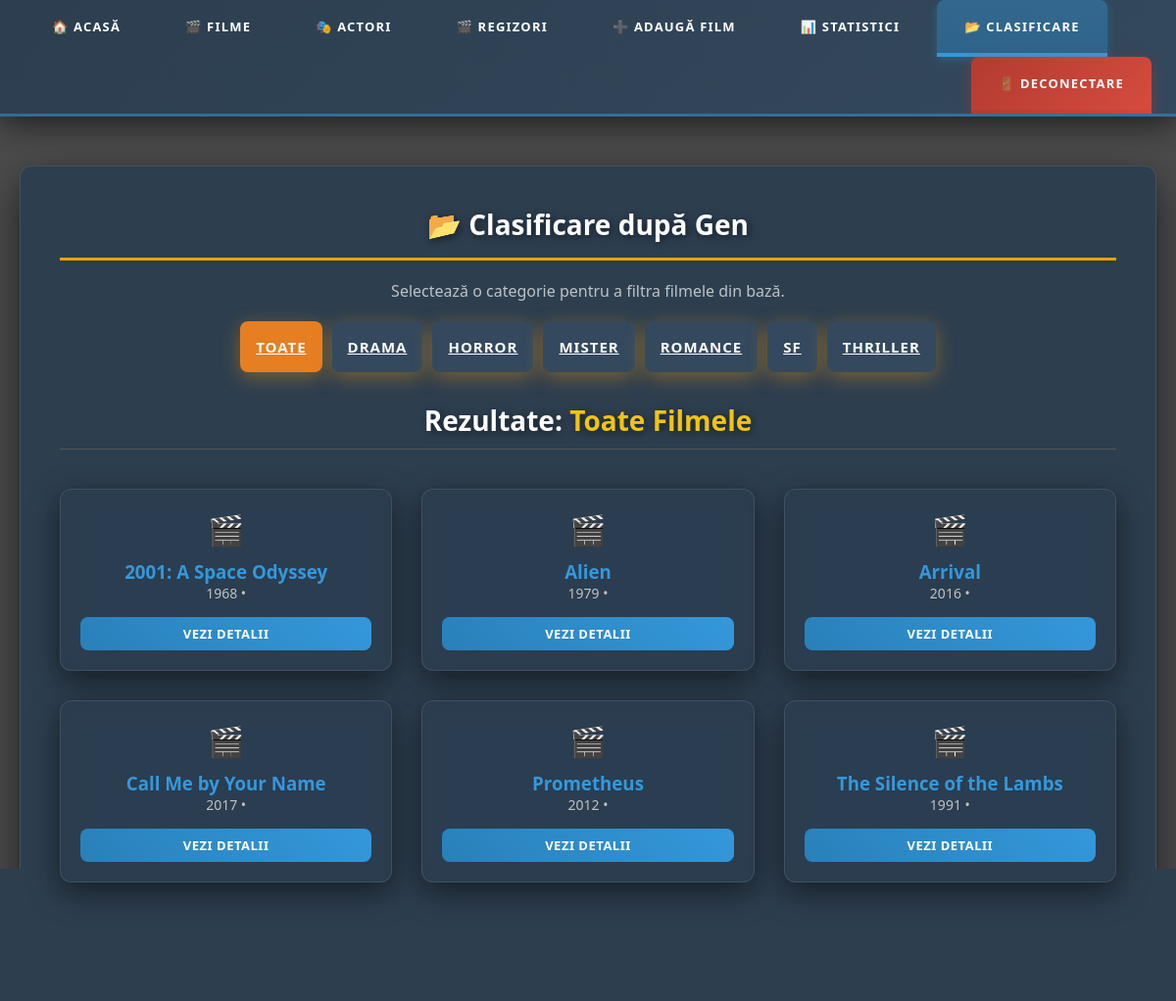
Page /clasificare.php (signed in) on the committed database.
### tables this page shows
CREATE TABLE gen
(
    id_gen int auto_increment primary key,
    nume_gen varchar(50) not null,
    detalii_gen varchar(255)
);

CREATE TABLE film 
(
    id_film int auto_increment primary key,
    nume_film varchar(150) not null,
    an_aparitie int,
    durata int,
    id_regizor int,
    foreign key (id_regizor) references regizor(id_regizor) on delete set null
);

### clasificare.php (the view, shortened to what this page needs)
<?php
require_once 'config.php';
include 'header.php';
$id_gen_selectat = isset($_GET['id_gen']) ? intval($_GET['id_gen']) : 0;
$nume_gen_curent = "Toate Filmele";
?>
<div class="container">
    <div class="form-card">
        <h1>📂 Clasificare după Gen</h1>
        <p style="text-align: center; color: #bdc3c7; margin-bottom: 20px;">
            Selectează o categorie pentru a filtra filmele din bază.
        </p>
        <div style="display: flex; flex-wrap: wrap; gap: 10px; justify-content: center; margin-bottom: 30px;">
            <a href="clasificare.php"
               class="btn-submit"
               style="width: auto; margin: 0; background: <?php echo ($id_gen_selectat == 0) ? '#e67e22' : '#34495e'; ?>;">
               Toate
            </a>
            <?php
            $res_genuri = $mysqli->query("SELECT * FROM gen ORDER BY nume_gen ASC");
            while($g = $res_genuri->fetch_assoc()) {
                $activ = ($id_gen_selectat == $g['id_gen']);
                $culoare = $activ ? '#e67e22' : '#34495e';
                echo '<a href="clasificare.php?id_gen='.$g['id_gen'].'"
                         class="btn-submit"
                         style="width: auto; margin: 0; background: '.$culoare.';">
                         '.htmlspecialchars($g['nume_gen']).'
                      </a>';
            }
            ?>
        </div>
        <h2 style="border-bottom: 1px solid #555; padding-bottom: 10px;">
            Rezultate: <span style="color: #f1c40f;"><?php echo htmlspecialchars($nume_gen_curent); ?></span>
        </h2>
        <div class="dashboard-grid">
            <?php
            if ($id_gen_selectat > 0) {
                $sql = "SELECT f.id_film, f.nume_film, f.an_aparitie, r.nume_regizor
                        FROM film f
                        LEFT JOIN regizor r ON f.id_regizor = r.id_regizor
                        JOIN film_gen fg ON f.id_film = fg.id_film
                        WHERE fg.id_gen = $id_gen_selectat
                        ORDER BY f.nume_film ASC";
            } else {
                $sql = "SELECT f.id_film, f.nume_film, f.an_aparitie, r.nume_regizor
                        FROM film f
                        LEFT JOIN regizor r ON f.id_regizor = r.id_regizor
                        ORDER BY f.nume_film ASC";
            }
            $result = $mysqli->query($sql);
            if ($result && $result->num_rows > 0) {
                while($row = $result->fetch_assoc()) {
                    ?>
                    <div class="card" style="text-align: center; padding: 20px;">
                        <div style="font-size: 30px; margin-bottom: 10px;">🎬</div>
                        <h3>
                            <a href="detalii.php?id=<?php echo $row['id_film']; ?>" style="text-decoration: none; color: #3498db;">
                                <?php echo htmlspecialchars($row['nume_film']); ?>
                            </a>
                        </h3>
                        <p style="color: #bdc3c7; font-size: 14px;">
                            <?php echo $row['an_aparitie']; ?> • <?php echo htmlspecialchars($row['nume_regizor']); ?>
                        </p>
                        <a href="detalii.php?id=<?php echo $row['id_film']; ?>" class="action-btn" style="margin-top: 15px; padding: 8px;">Vezi Detalii</a>
                    </div>
                    <?php
                }
            } else {
                echo "<p style='grid-column: 1/-1; text-align: center; padding: 20px; color: #e74c3c;'>
                        Nu există filme în categoria '$nume_gen_curent'.
                      </p>";
            }
            ?>
        </div>
        <div style="text-align: center; margin-top: 30px;">
            <a href="dashboard.php" class="btn-back">⬅ Înapoi la Dashboard</a>
        </div>
    </div>
</div>
</body>
</html>

### header.php (shortened to what this page needs)
<!DOCTYPE html>
<html lang="ro">
<head>
    <link rel="stylesheet" href="style.css">
</head>
<body>
<?php
$current_page = basename($_SERVER['PHP_SELF']);
?>
<div class="nav-bar">
    <a href="dashboard.php" class="<?php echo ($current_page == 'dashboard.php') ? 'active' : ''; ?>">
        🏠 Acasă
    </a>
    <a href="filme.php" class="<?php echo ($current_page == 'filme.php' || $current_page == 'detalii.php') ? 'active' : ''; ?>">
        🎬 Filme
    </a>
    <a href="actori.php" class="<?php echo ($current_page == 'actori.php') ? 'active' : ''; ?>">
        🎭 Actori
    </a>
    <a href="regizori.php" class="<?php echo ($current_page == 'regizori.php') ? 'active' : ''; ?>">
    🎬 Regizori
    </a>
    <a href="adaugare.php" class="<?php echo ($current_page == 'adaugare.php') ? 'active' : ''; ?>">
        ➕ Adaugă Film
    </a>
    <a href="statistici.php" class="<?php echo ($pagina_curenta == 'statistici.php') ? 'active' : ''; ?>">
        📊 Statistici
    </a>
    <a href="clasificare.php" class="<?php echo ($current_page == 'clasificare.php') ? 'active' : ''; ?>">
        📂 Clasificare
    </a>
    <a href="logout.php" class="logout">🚪 Deconectare</a>
</div>

### style.css (style rules this page uses)
* { margin: 0; padding: 0; box-sizing: border-box; }
body { font-family: 'Segoe UI', Tahoma, Geneva, Verdana, sans-serif; background: url('https://images.unsplash.com/photo-1489599849927-2ee91cede3ba?q=80&w=2070&auto=format&fit=crop') no-repeat center center fixed; background-size: cover; margin: 0; padding: 0; min-height: 100vh; position: relative; color: white; }
body::before { content: ""; position: fixed; top: 0; left: 0; width: 100%; height: 100%; background: rgba(0, 0, 0, 0.7); z-index: -1; }
.nav-bar { background: linear-gradient(135deg, rgba(44, 62, 80, 0.98), rgba(52, 73, 94, 0.98)); backdrop-filter: blur(15px); overflow: hidden; box-shadow: 0 8px 32px rgba(0,0,0,0.6); border-bottom: 3px solid rgba(52, 152, 219, 0.5); padding: 0 20px; }
.nav-bar a { float: left; display: inline-block; color: white; text-align: center; padding: 18px 28px; text-decoration: none; font-weight: 600; text-transform: uppercase; letter-spacing: 1.2px; font-size: 13px; transition: all 0.4s cubic-bezier(0.4, 0, 0.2, 1); border-bottom: 4px solid transparent; margin: 0 5px; border-radius: 8px 8px 0 0; position: relative; overflow: hidden; }
.nav-bar a::before { content: ''; position: absolute; top: 0; left: -100%; width: 100%; height: 100%; background: linear-gradient(90deg, transparent, rgba(52, 152, 219, 0.3), transparent); transition: left 0.5s; }
.nav-bar a.active { background: linear-gradient(180deg, rgba(52, 152, 219, 0.4), rgba(41, 128, 185, 0.5)); border-bottom: 4px solid #3498db; box-shadow: 0 3px 10px rgba(52, 152, 219, 0.3); }
.nav-bar a.logout { float: right; background: linear-gradient(135deg, rgba(192, 57, 43, 0.9), rgba(231, 76, 60, 0.9)); border-bottom: 4px solid transparent; box-shadow: 0 4px 15px rgba(192, 57, 43, 0.4); }
.container { padding: 50px 20px; max-width: 1400px; margin: 0 auto; }
.dashboard-grid { display: grid; grid-template-columns: repeat(auto-fit, minmax(300px, 1fr)); gap: 30px; margin-top: 40px; }
.card { background: rgba(44, 62, 80, 0.9); backdrop-filter: blur(10px); border-radius: 12px; padding: 30px; box-shadow: 0 10px 30px rgba(0,0,0,0.5); border: 1px solid rgba(255, 255, 255, 0.1); transition: transform 0.3s ease, box-shadow 0.3s ease; animation: fadeInUp 0.8s ease-out; }
.action-btn { display: block; padding: 15px; background: linear-gradient(45deg, #2980b9, #3498db); color: white; text-decoration: none; border-radius: 8px; text-align: center; font-weight: 600; transition: all 0.3s ease; text-transform: uppercase; font-size: 13px; letter-spacing: 0.5px; }
.form-card { background: rgba(44, 62, 80, 0.95); backdrop-filter: blur(15px); border-radius: 12px; padding: 40px; box-shadow: 0 15px 40px rgba(0,0,0,0.6); border: 1px solid rgba(255, 255, 255, 0.1); animation: fadeInUp 0.8s ease-out; }
.form-card h1, .form-card h2 { color: #fff; font-size: 28px; margin-bottom: 20px; padding-bottom: 15px; border-bottom: 3px solid #f39c12; text-shadow: 2px 2px 8px rgba(0,0,0,0.5); text-align: center; }
.btn-submit { width: 100%; padding: 16px; background: linear-gradient(45deg, #f39c12, #f1c40f); color: white; border: none; border-radius: 8px; font-weight: 700; font-size: 15px; text-transform: uppercase; letter-spacing: 1px; cursor: pointer; margin-top: 25px; transition: all 0.3s ease; box-shadow: 0 5px 20px rgba(243, 156, 18, 0.4); }
.btn-back { display: block; text-align: center; margin-top: 25px; color: #95a5a6; text-decoration: none; font-weight: 600; }

### rows in the picture
gen: nume_gen "DRAMA"
gen: nume_gen "HORROR"
gen: nume_gen "MISTER"
gen: nume_gen "ROMANCE"
gen: nume_gen "SF"
gen: nume_gen "THRILLER"
film: nume_film "2001: A Space Odyssey", an_aparitie "1968"
film: nume_film "Alien", an_aparitie "1979"
film: nume_film "Arrival", an_aparitie "2016"
film: nume_film "Call Me by Your Name", an_aparitie "2017"
film: nume_film "Prometheus", an_aparitie "2012"
film: nume_film "The Silence of the Lambs", an_aparitie "1991"

### other values in the picture
$nume_gen_curent "Toate Filmele"
